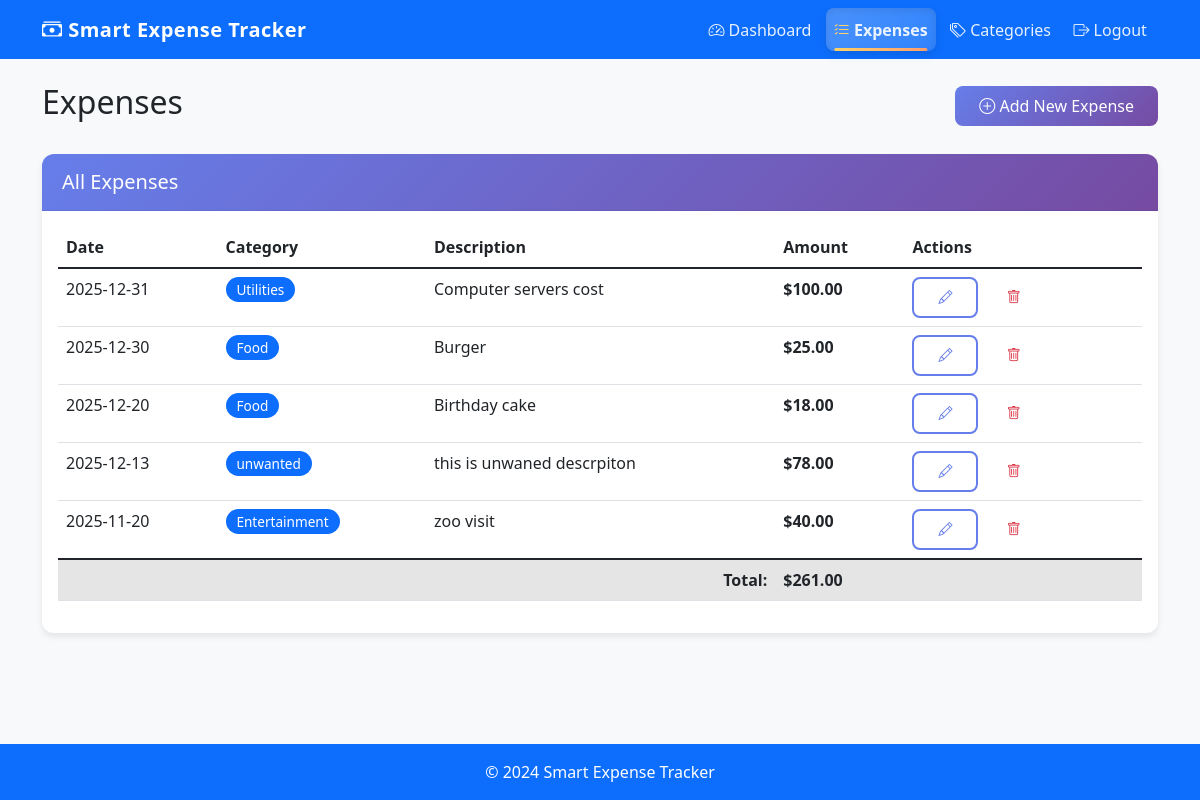
The page /expenses (signed in) on the database as committed earlier.
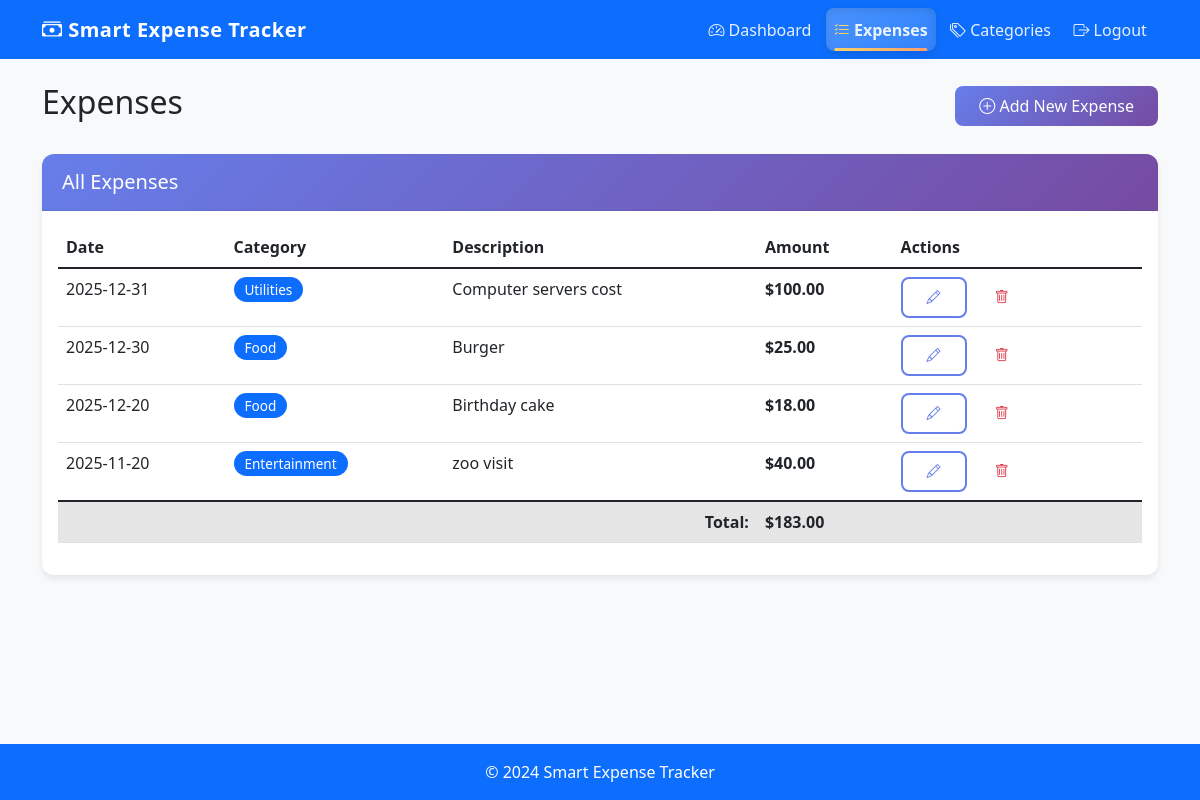
The same page on the database as committed later.
### app.py (models this page shows)
class Expense(db.Model):
    id = db.Column(db.Integer, primary_key=True)
    amount = db.Column(db.Float, nullable=False)
    description = db.Column(db.String(200))
    date = db.Column(db.Date, nullable=False, default=datetime.utcnow)
    user_id = db.Column(db.Integer, db.ForeignKey('user.id'), nullable=False)
    category_id = db.Column(db.Integer, db.ForeignKey('category.id'), nullable=False)
    created_at = db.Column(db.DateTime, default=datetime.utcnow)

class Category(db.Model):
    id = db.Column(db.Integer, primary_key=True)
    name = db.Column(db.String(50), nullable=False)
    user_id = db.Column(db.Integer, db.ForeignKey('user.id'), nullable=False)
    expenses = db.relationship('Expense', backref='category', lazy=True)

### app.py (the view)
@app.route('/expenses')
@login_required
def expenses():
    expenses_list = Expense.query.filter_by(
        user_id=current_user.id
    ).order_by(Expense.date.desc()).all()
    categories = Category.query.filter_by(user_id=current_user.id).all()
    return render_template('expenses.html', expenses=expenses_list, categories=categories)

### app.py (called while the page is built)
@login_manager.user_loader
def load_user(user_id):
    return db.session.get(User, int(user_id))  # Fixed for SQLAlchemy 2.0

### templates/expenses.html (shortened to what this page needs)
{% extends "base.html" %}
{% block content %}
<div class="d-flex justify-content-between align-items-center mb-4">
    <h2>Expenses</h2>
    <a href="{{ url_for('add_expense') }}" class="btn btn-primary">
        <i class="bi bi-plus-circle"></i> Add New Expense
    </a>
</div>
<div class="card">
    <div class="card-header">
        <h5 class="mb-0">All Expenses</h5>
    </div>
    <div class="card-body">
        {% if expenses %}
            <div class="table-responsive">
                <table class="table table-hover">
                    <thead>
                        <tr>
                            <th>Date</th>
                            <th>Category</th>
                            <th>Description</th>
                            <th>Amount</th>
                            <th>Actions</th>
                        </tr>
                    </thead>
                    <tbody>
                        {% for expense in expenses %}
                        <tr>
                            <td>{{ expense.date.strftime('%Y-%m-%d') }}</td>
                            <td>
                                <span class="badge bg-primary">{{ expense.category.name }}</span>
                            </td>
                            <td>{{ expense.description or '-' }}</td>
                            <td class="fw-bold">${{ "%.2f"|format(expense.amount) }}</td>
                            <td>
                                <a href="{{ url_for('edit_expense', id=expense.id) }}"
                                   class="btn btn-sm btn-outline-primary">
                                    <i class="bi bi-pencil"></i>
                                </a>
                                <a href="{{ url_for('delete_expense', id=expense.id) }}"
                                   class="btn btn-sm btn-outline-danger"
                                   onclick="return confirm('Are you sure you want to delete this expense?')">
                                    <i class="bi bi-trash"></i>
                                </a>
                            </td>
                        </tr>
                        {% endfor %}
                    </tbody>
                    <tfoot>
                        <tr class="table-active">
                            <td colspan="3" class="text-end fw-bold">Total:</td>
                            <td class="fw-bold">
                                ${{ "%.2f"|format(expenses|sum(attribute='amount')) }}
                            </td>
                            <td></td>
                        </tr>
                    </tfoot>
                </table>
            </div>
        {% endif %}
    </div>
</div>
{% endblock %}

Rows that differ between the two databases and show on the page:
removed Expense: date "2025-12-13", category.name "unwanted", description "this is unwaned descrpiton", amount "78.00"
Other text that changed with them:
{{ "%.2f"|format(expenses|sum(attribute='amount')) }}: "261.00" → "183.00"
